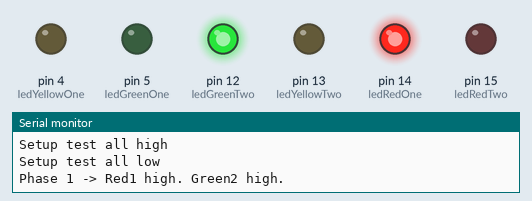
This sketch was run on a simulated Arduino Uno, built with avr-gcc and run on an emulated ATmega328P. Parts: output pins drawn as LEDs (lit = HIGH), the last lines printed to the serial monitor.

Above: at 4.0 s.
At 7.5 s:
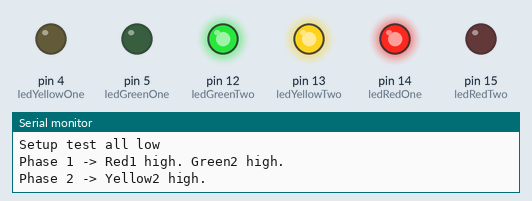
At 11.0 s:
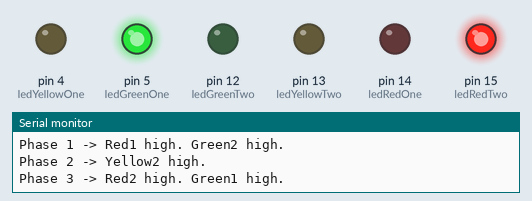
At 14.5 s:
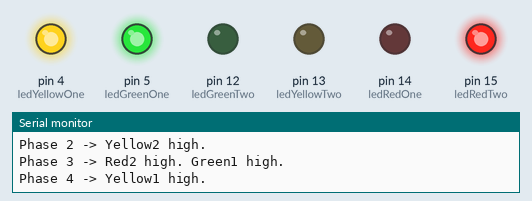
Timing chart, 0 to 19.7 s (numbered marks = the images above):
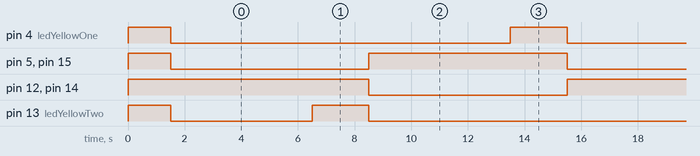

The sketch:

TrafficLight.ino
```cpp
const int ledGreenOne = 5;      // D1
const int ledYellowOne = 4;     // D2
const int ledRedOne = 14;       // D5
const int ledGreenTwo = 12;     // D6
const int ledYellowTwo = 13;    // D7
const int ledRedTwo = 15;       // D8

void setup(){
  Serial.begin(115200);

  Serial.println("Setup pin modes");
  pinMode(ledGreenOne, OUTPUT);
  pinMode(ledYellowOne, OUTPUT);
  pinMode(ledRedOne, OUTPUT);
  pinMode(ledGreenTwo, OUTPUT);
  pinMode(ledYellowTwo, OUTPUT);
  pinMode(ledRedTwo, OUTPUT);

  Serial.println("Setup test all high");
  digitalWrite(ledGreenOne, HIGH);
  digitalWrite(ledYellowOne, HIGH);
  digitalWrite(ledRedOne, HIGH);
  digitalWrite(ledGreenTwo, HIGH);
  digitalWrite(ledYellowTwo, HIGH);
  digitalWrite(ledRedTwo, HIGH);

  delay(1500);

  Serial.println("Setup test all low");
  digitalWrite(ledGreenOne, LOW);
  digitalWrite(ledYellowOne, LOW);
  digitalWrite(ledRedOne, LOW);
  digitalWrite(ledGreenTwo, LOW);
  digitalWrite(ledYellowTwo, LOW);
  digitalWrite(ledRedTwo, LOW);
}

void loop(){
  Serial.println("Phase 1 -> Red1 high. Green2 high.");
  digitalWrite(ledRedOne, HIGH);
  digitalWrite(ledGreenOne, LOW);
  digitalWrite(ledYellowOne, LOW);
  digitalWrite(ledRedTwo, LOW);
  digitalWrite(ledGreenTwo, HIGH);
  delay(5000); // Wait 5 seconds

  Serial.println("Phase 2 -> Yellow2 high.");
  digitalWrite(ledYellowTwo, HIGH);
  delay(2000); // Wait 2 seconds

  Serial.println("Phase 3 -> Red2 high. Green1 high.");
  digitalWrite(ledRedTwo, HIGH);
  digitalWrite(ledGreenTwo, LOW);
  digitalWrite(ledYellowTwo, LOW);
  digitalWrite(ledRedOne, LOW);
  digitalWrite(ledGreenOne, HIGH);
  delay(5000); // Wait 5 seconds

  Serial.println("Phase 4 -> Yellow1 high.");
  digitalWrite(ledYellowOne, HIGH);
  delay(2000); // Wait 2 seconds
}
```

Measured:
- by itself, pin 4 (ledYellowOne): alternates HIGH for 2.0 s and LOW for 12.0 s
- by itself, pin 5 (ledGreenOne), pin 12 (ledGreenTwo), pin 14 (ledRedOne), pin 15 (ledRedTwo): alternates HIGH for 7.0 s and LOW for 7.0 s
- by itself, pin 13 (ledYellowTwo): repeats every 14.0 s: HIGH 2.0 s, LOW 12.0 s
